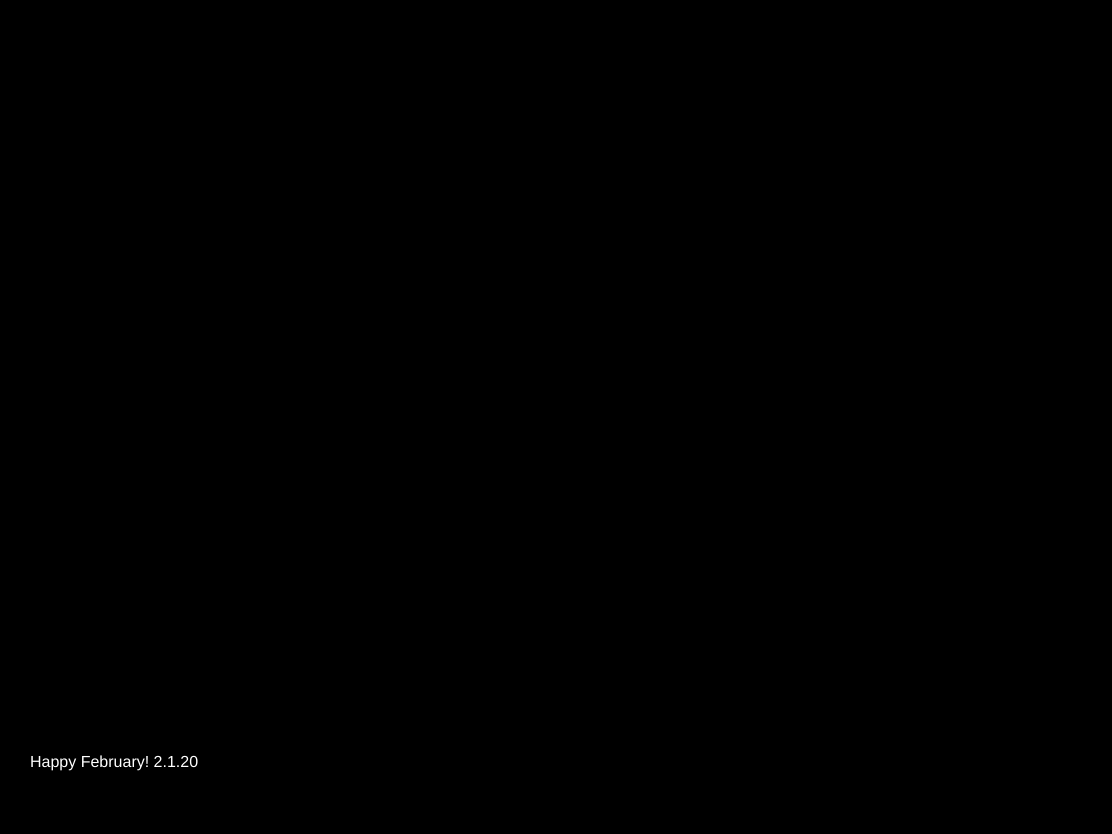
Frame 1 (no input)
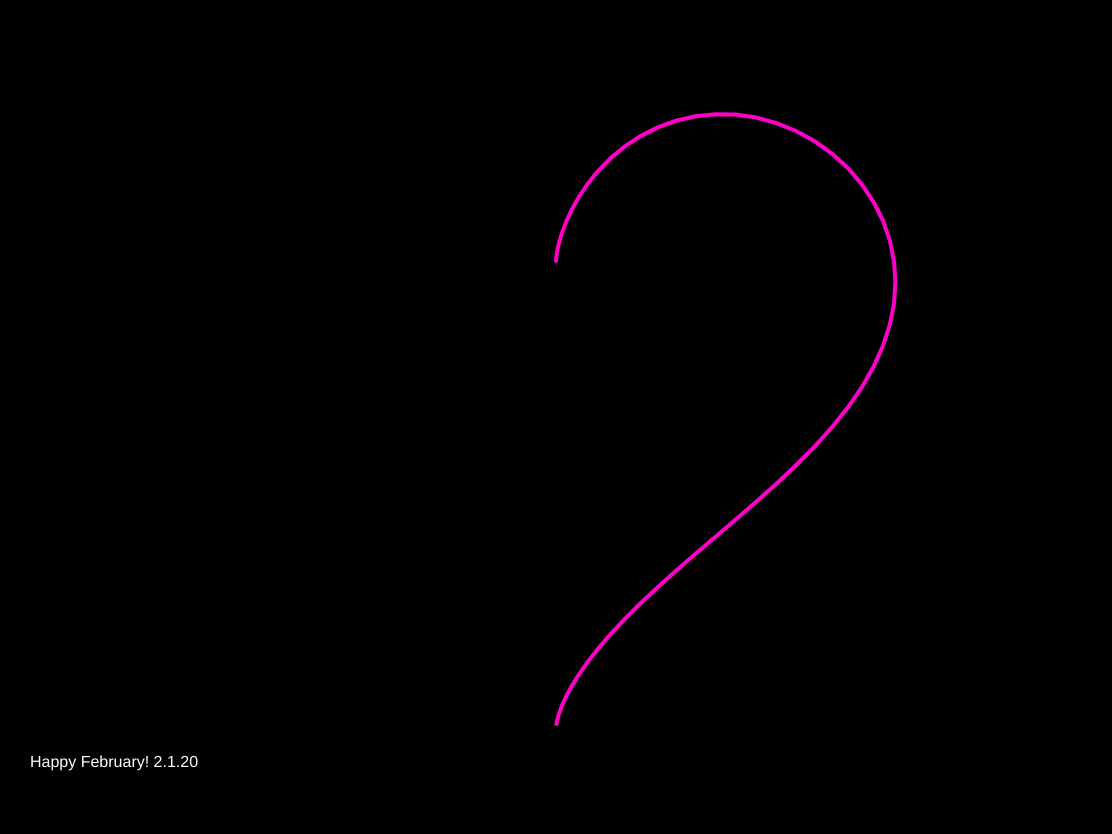
Frame 60 (no input)
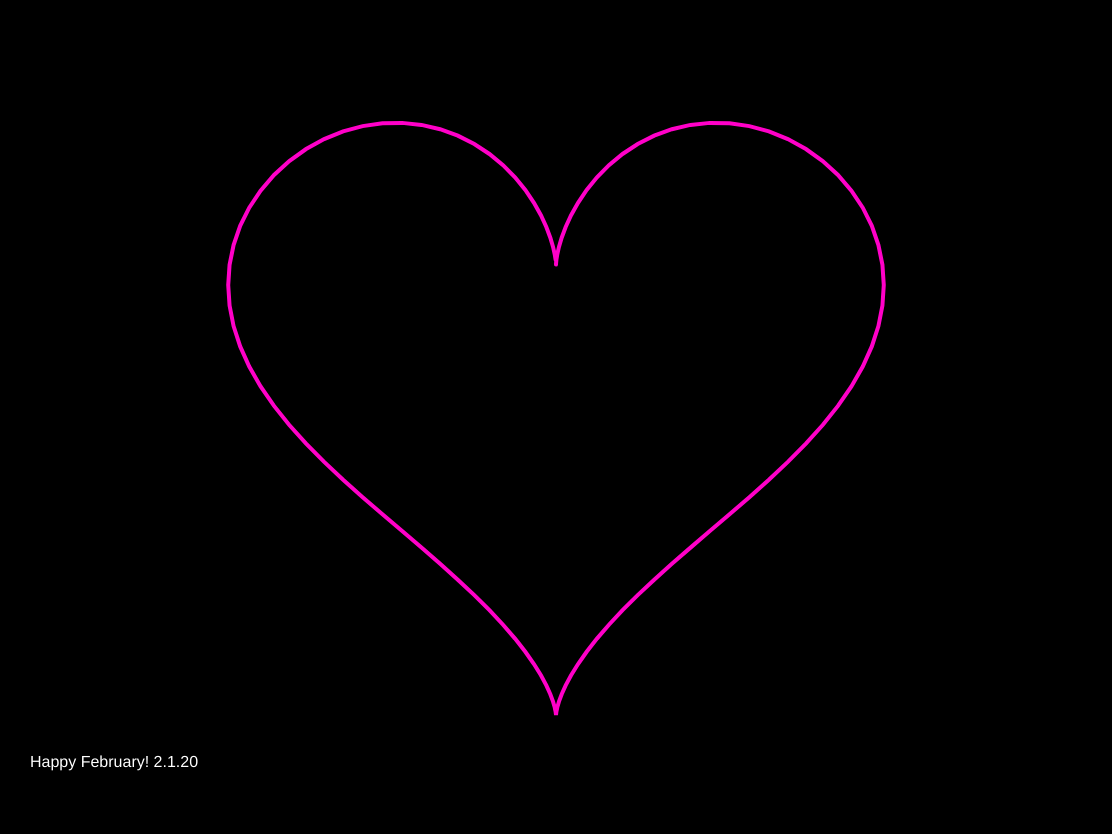
Frame 120 (the mouse pressed at the canvas centre since frame 60)

The p5.js sketch that drew these frames (run headless with seeded random() and noise() and a simulated clock; from frame 60 on, the mouse is pressed at the canvas centre):

// p5.js sketch
// ── sketch.js
// Heart Curve
// Daniel Shiffman
// https://thecodingtrain.com/CodingChallenges/134.2-heart-curve-gif-loop.html
// https://youtu.be/l5I3Q1JFISE
// https://editor.p5js.org/codingtrain/sketches/C0kJ-BjYW
// I <3 you

const heart = [];
const totalFrames = 240;
let counter = 0;

function setup() {
  createCanvas(1112, 834);
}

function draw() {
  const percent = float(counter % totalFrames) / totalFrames;
  render(percent);
  counter++;
}

function render(percent) {
  background(0);
  translate(width/2, height/2 - 50);
  stroke(255, 0, 200);
  strokeWeight(4);
  noFill();
  beginShape();
  for (let v of heart) {
    const a = map(percent, 0, 1, 0, TWO_PI*2);
    const r = map(sin(a), -1, 1, height/60, height/30);
    vertex(r * v.x, r * v.y);
  }
  endShape();


  if (percent < 0.5) {
    const a = map(percent, 0, 0.5, 0, TWO_PI);
    const x = 16 * pow(sin(a), 3);
    const y = -(13 * cos(a) - 5*cos(2*a) - 2*cos(3*a)- cos(4*a));
    heart.push(createVector(x, y));
  } else {
    heart.splice(0, 1);
  }

  fill(255);
  noStroke();
  textSize(16);
  text("Happy February! 2.1.20",-width/2 + 30, 400);
}
